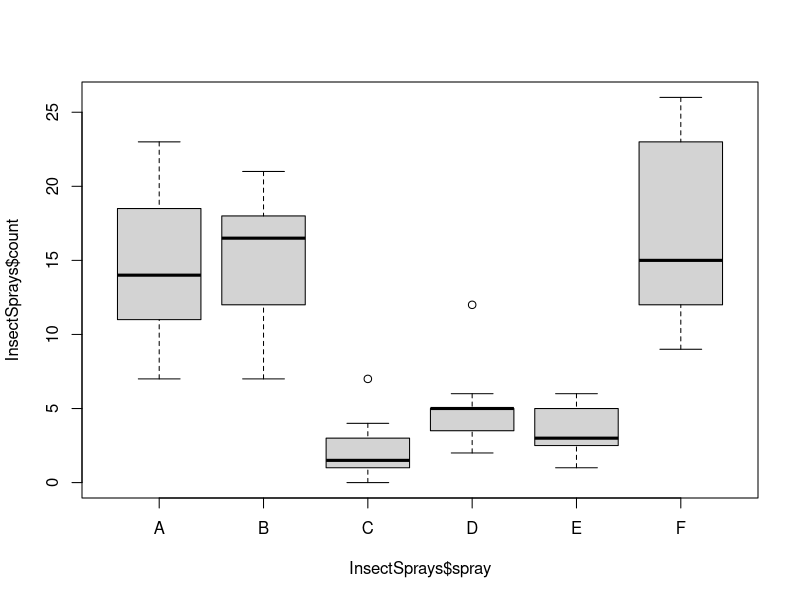
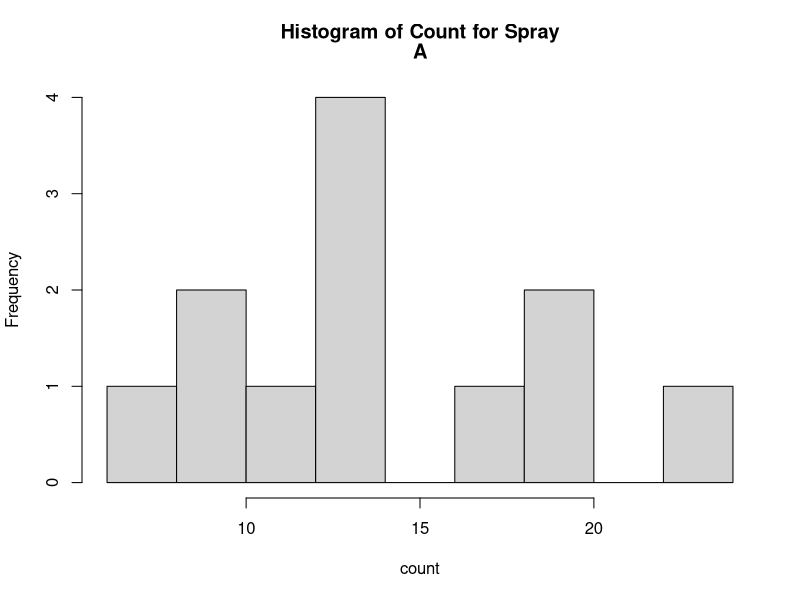
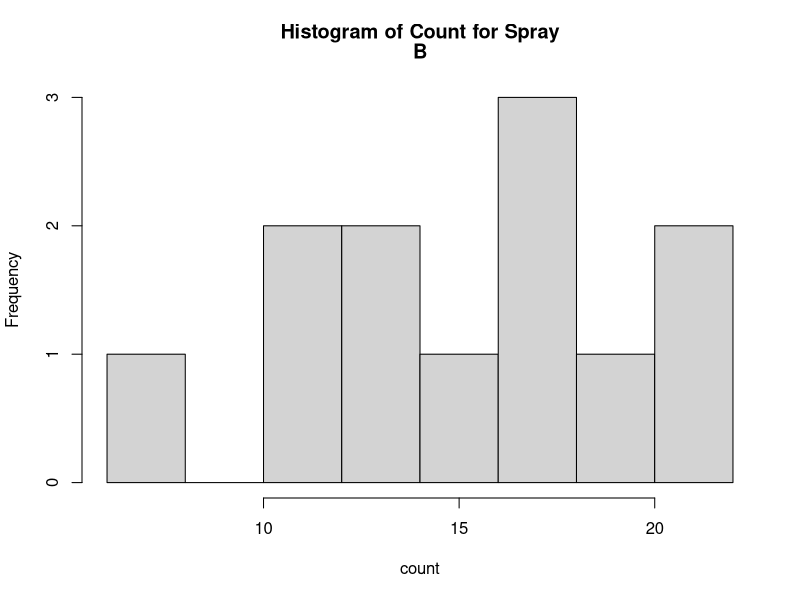
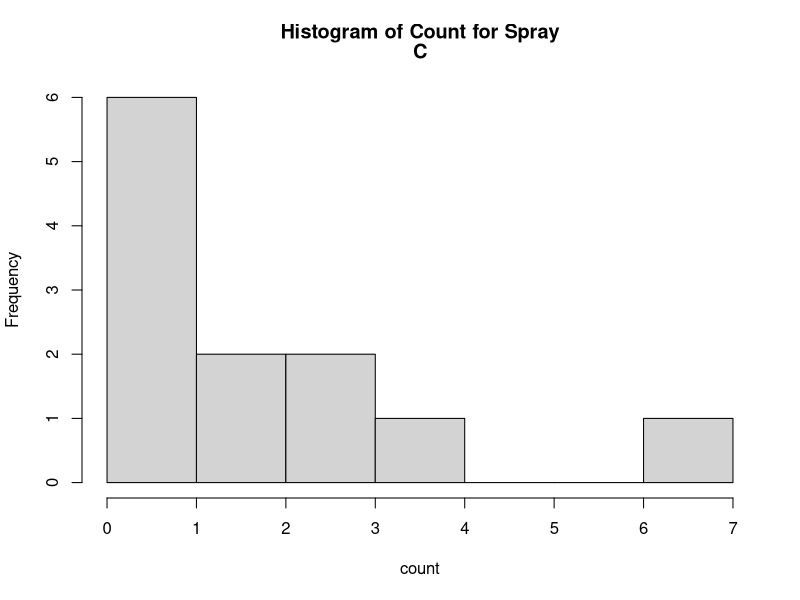
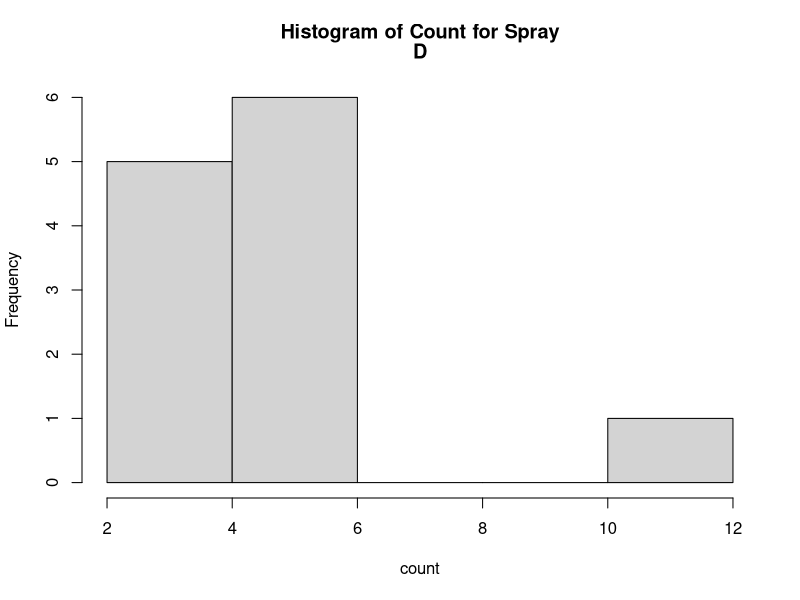
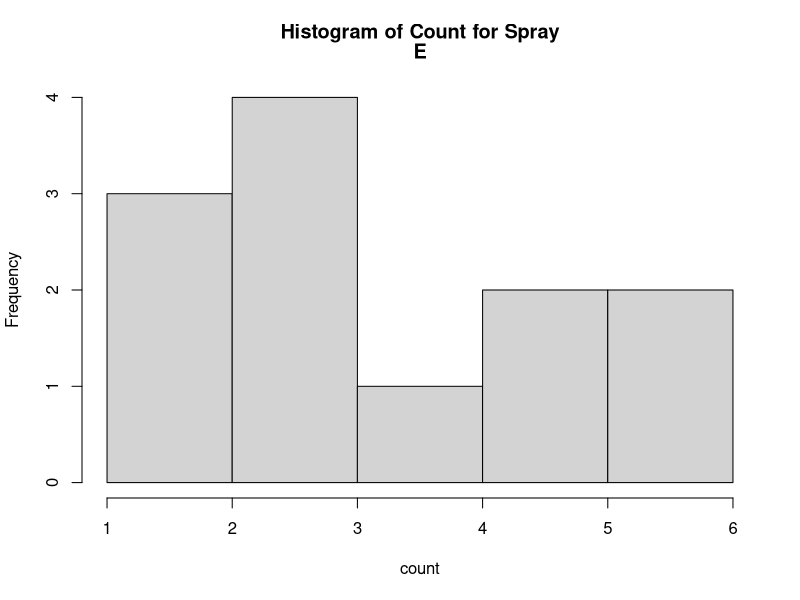
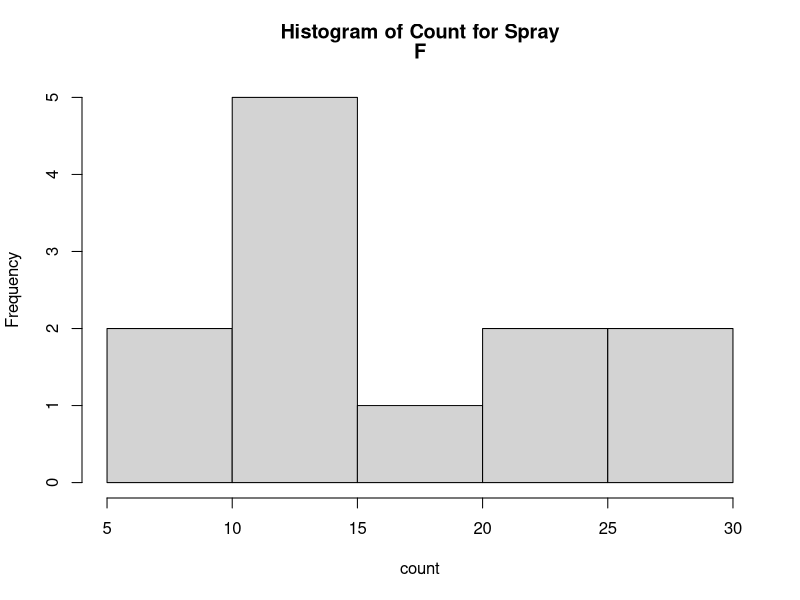
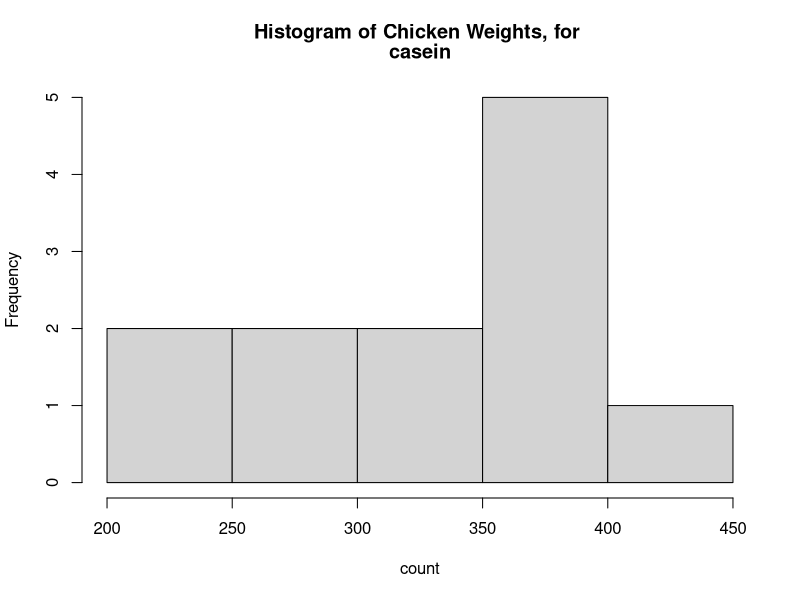

These figures' R source, in order:
## ---- chunk 1

# load InsectSprays data into workspace
data(InsectSprays)
## ---- chunk 2

# number of variables
names(InsectSprays)

# number of cases
dim(InsectSprays)

## ---- chunk 3
boxplot(InsectSprays$count ~ InsectSprays$spray)
## ---- chunk 4

# using for loop to generate histogram of counts
for(i in levels(InsectSprays$spray)){
    hist(InsectSprays$count[InsectSprays$spray == i], 
    breaks=6, main =c("Histogram of Count for Spray", i), xlab="count")
  }

## ---- chunk 5

# shapiro.test
# using for loop
for(i in levels(InsectSprays$spray)){
  print(paste0("Spray ", i))
  print(shapiro.test(InsectSprays$count[InsectSprays$spray == i]))
  }

## ---- chunk 6

## Method 1
# using filter() function
# for loop 

for(i in levels(InsectSprays$spray)){
  print(paste0("Spray ", i))
  filter <- InsectSprays$spray == i
  print(sd(InsectSprays$count[filter]))
}

## Method 2
# using aggregate() function
av <- aggregate(. ~spray, InsectSprays, function(x) sd = sd(x))
av

## ---- chunk 7
summary(aov(InsectSprays$count ~ InsectSprays$spray))
## ---- chunk 8
# use a pairwise t test to examine all possible comparisons between the groups
# to control for Type 1 error inflation, we use the Bonferonni correction

pairwise.t.test(x=InsectSprays$count, g=InsectSprays$spray, p.adj="bonf")
## ---- chunk 9
# setup data
chickwts <- chickwts[which(chickwts$feed != "horsebean" & chickwts$feed != "meatmeal"),]
chickwts$feed <- factor(chickwts$feed)
## ---- chunk 10
## checking for normality
# Two methods

# 1: compare histograms
for(i in levels(chickwts$feed)){
    hist(chickwts$weight[chickwts$feed == i], 
    breaks=6, main =c("Histogram of Chicken Weights, for ", i), xlab="count")
}

# 2: shapiro test
for(i in levels(chickwts$feed)){
  print(paste0("Normality test for ", i))
  print(shapiro.test(chickwts$weight[chickwts$feed == i]))
}



## checking for equality of variances
# two ways

# 1: compare boxplots
boxplot(chickwts$weight ~ chickwts$feed)

# 2: compare variances

## method i
for(i in levels(chickwts$feed)){
  print(paste0("Variance of ", i))
  filter <- chickwts$feed == i
  print(var(chickwts$weight[filter]))
}

## method ii
av <- aggregate(. ~feed, chickwts, function(x) var = var(x))
av
## ---- chunk 11

# anova using aov() and summary()
summary(aov(chickwts$weight ~ chickwts$feed))
## ---- chunk 12
# run post hoc test, using a pairwise t test
# we know that there is a difference in at least one of the means
# now we want to know which one(s) are different
# use the bonferonni correction

pairwise.t.test(x=chickwts$weight, g=chickwts$feed, p.adj="bonf")

